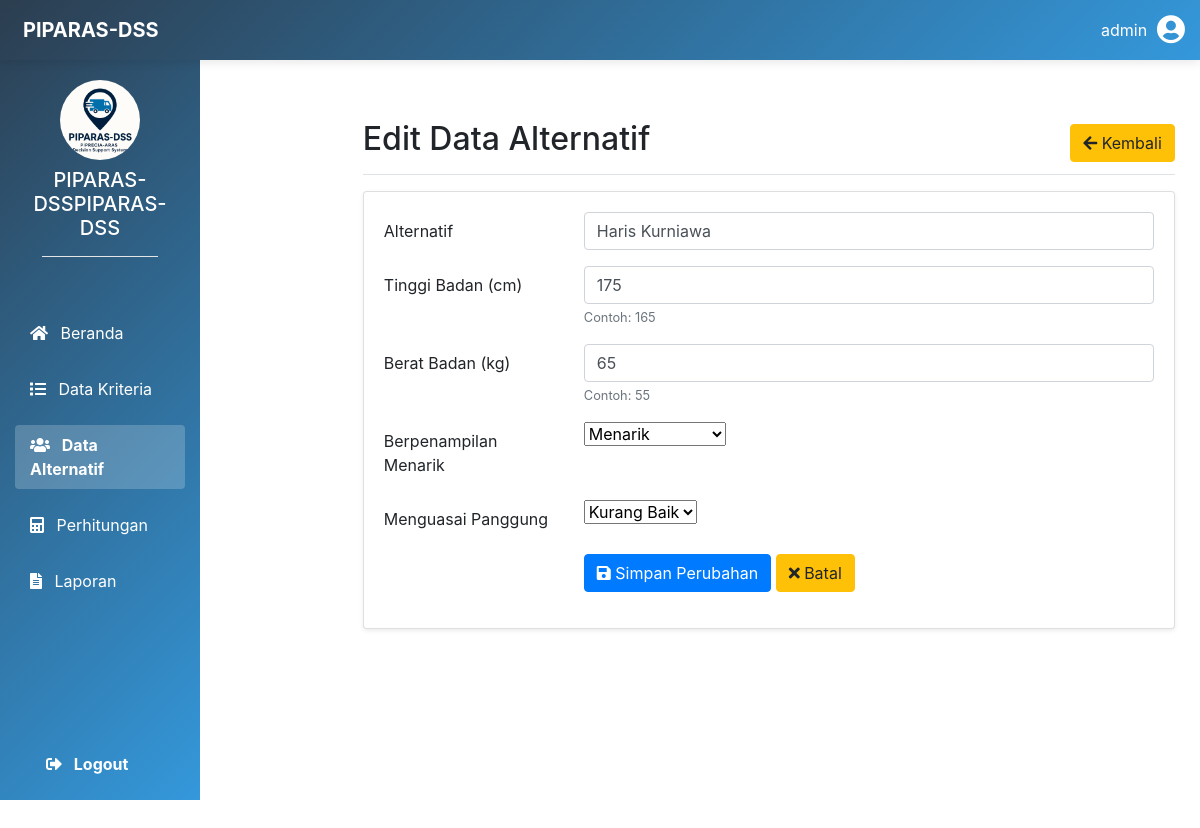
The page /crud/ubah/edit.php?id=1 (signed in) on the database as committed earlier.
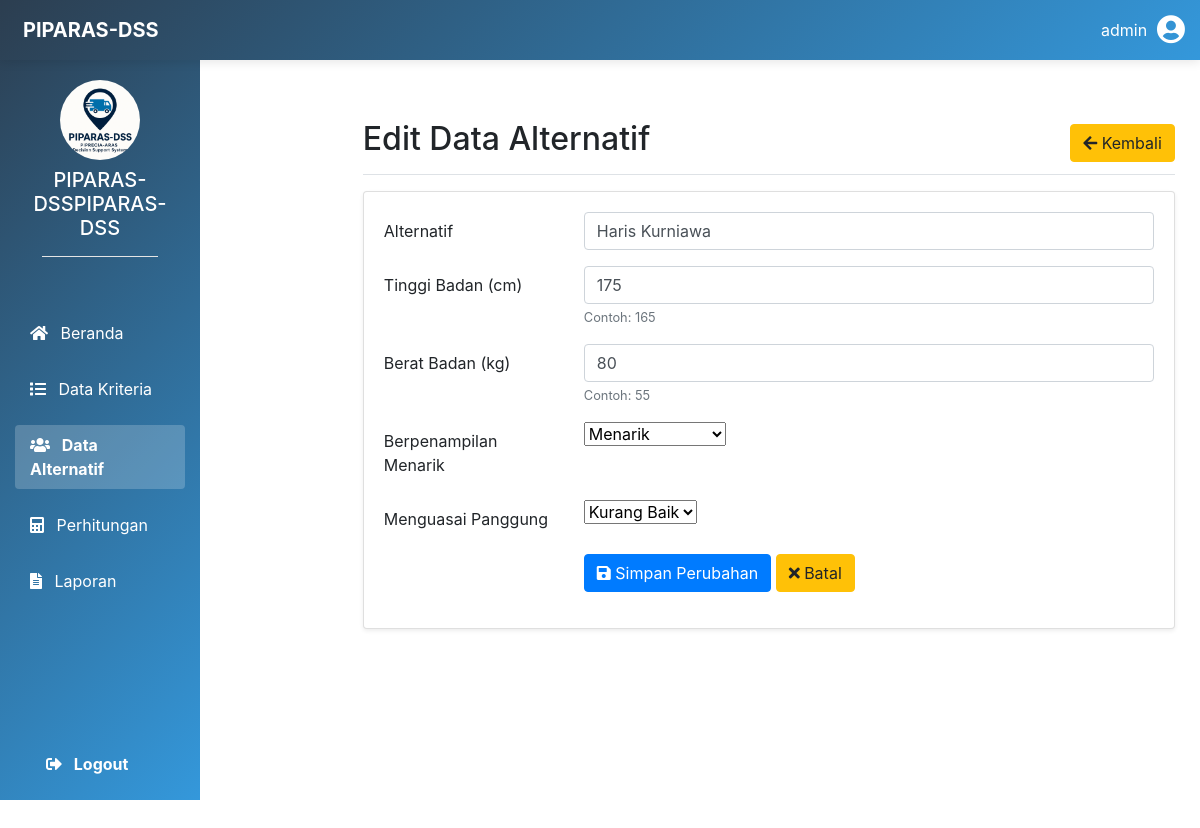
The same page on the database as committed later.
### tables this page shows
CREATE TABLE `data_primer` (
  `id` int(11) NOT NULL,
  `alternatif` varchar(50) NOT NULL,
  `tinggi_badan` int(10) NOT NULL,
  `berat_badan` int(5) NOT NULL,
  `berpenampilan_menarik` varchar(15) NOT NULL,
  `menguasai_panggung` varchar(15) NOT NULL
);

### crud/ubah/edit.php (the view, shortened to what this page needs)
<?php
if (isset($_SESSION['username'])) {
	include('../../koneksi/koneksi.php');
	include('../../includes/header.php');
?>
	<div class="container-fluid min-vh-100">
		<div class="row">
			<main class="col-md-9 ms-sm-auto col-lg-12 px-md-4 py-4">
				<div class="d-flex justify-content-between flex-wrap flex-md-nowrap align-items-center pt-3 pb-2 mb-3 border-bottom">
					<h1 class="h2">Edit Data Alternatif</h1>
					<div class="btn-toolbar mb-2 mb-md-0">
						<a href="../../crud/tampil/tampil.php" class="btn btn-warning">
							<i class="fas fa-arrow-left"></i> Kembali
						</a>
					</div>
				</div>
				<?php
				if (isset($_GET['id'])) {
					$id = $_GET['id'];
					$select = mysqli_query($koneksi, "SELECT * FROM data_primer WHERE id='$id'") or die(mysqli_error($koneksi));
					if (mysqli_num_rows($select) == 0) {
						echo '<div class="alert alert-warning">ID tidak ditemukan dalam database.</div>';
						exit();
					} else {
						$data = mysqli_fetch_assoc($select);
					}
				}
				?>
				<div class="card shadow-sm">
					<div class="card-body">
						<form action="edit.php?id=<?php echo $id; ?>" method="post">
							<div class="row mb-3">
								<label class="col-sm-3 col-form-label">Alternatif</label>
								<div class="col-sm-9">
									<input type="text" name="alternatif" class="form-control" value="<?php echo $data['alternatif']; ?>" required>
								</div>
							</div>
							<div class="row mb-3">
								<label class="col-sm-3 col-form-label">Tinggi Badan (cm)</label>
								<div class="col-sm-9">
									<input type="number" name="tinggi_badan" class="form-control" value="<?php echo $data['tinggi_badan']; ?>" required>
									<small class="text-muted">Contoh: 165</small>
								</div>
							</div>
							<div class="row mb-3">
								<label class="col-sm-3 col-form-label">Berat Badan (kg)</label>
								<div class="col-sm-9">
									<input type="number" name="berat_badan" class="form-control" value="<?php echo $data['berat_badan']; ?>" required>
									<small class="text-muted">Contoh: 55</small>
								</div>
							</div>
							<div class="row mb-3">
								<label class="col-sm-3 col-form-label">Berpenampilan Menarik</label>
								<div class="col-sm-9">
									<select name="berpenampilan_menarik" class="form-select" required>
										<option value="Menarik" <?= ($data['berpenampilan_menarik'] == 'Menarik') ? 'selected' : '' ?>>Menarik</option>
									</select>
								</div>
							</div>
							<div class="row mb-3">
								<label class="col-sm-3 col-form-label">Menguasai Panggung</label>
								<div class="col-sm-9">
									<select name="menguasai_panggung" class="form-select" required>
										<option value="Kurang Baik" <?= ($data['menguasai_panggung'] == 'Kurang Baik') ? 'selected' : '' ?>>Kurang Baik</option>
									</select>
								</div>
							</div>
							<div class="row mb-3">
								<div class="col-sm-9 offset-sm-3">
									<button type="submit" name="submit" class="btn btn-primary">
										<i class="fas fa-save"></i> Simpan Perubahan
									</button>
									<a href="../../crud/tampil/tampil.php" class="btn btn-warning">
										<i class="fas fa-times"></i> Batal
									</a>
								</div>
							</div>
						</form>
					</div>
				</div>
			</main>
		</div>
	</div>
<?php
	include('../../includes/footer.php');
} else {
	echo "<script>alert('Silahkan Login Terlebih Dahulu');document.location.href='../../login/index.php';</script>";
}
?>

### includes/header.php (shortened to what this page needs)
<!DOCTYPE html>
<html lang="en">
<head>
    <link rel="stylesheet" href="https://cdn.jsdelivr.net/npm/bootstrap@4.6.0/dist/css/bootstrap.min.css">
    <link rel="stylesheet" href="https://cdnjs.cloudflare.com/ajax/libs/font-awesome/5.15.4/css/all.min.css">
</head>
<body>
    <nav class="main-navbar navbar navbar-expand navbar-dark">
        <a class="navbar-brand ml-2" href="#">
            PIPARAS-DSS
        </a>
        <div class="ml-auto">
            <div class="dropdown">
                <div class="user-dropdown" id="userDropdown" data-toggle="dropdown" aria-haspopup="true" aria-expanded="false">
                    <span class="user-name"><?php echo $_SESSION['username']; ?></span>
                    <i class="fas fa-user-circle user-avatar"></i>
                </div>
            </div>
        </div>
    </nav>
    <div class="container-fluid">
        <div class="row">
            <?php include('sidebar.php'); ?>
            <main role="main" class="main-content col-9">
                <div class="w-full">

### includes/sidebar.php (shortened to what this page needs)
<?php
$currentFile = basename($_SERVER['PHP_SELF']);
$useBackPath = in_array($currentFile, ['tampil.php', 'tambah.php', 'edit.php', 'kriteria.php']) ? '../../' : '../';
?>
<div class="col-md-3 col-lg-2 d-md-block sidebar collapse" id="sidebar" style="background: linear-gradient(135deg, #2c3e50, #3498db);">
    <div class="position-sticky pt-3 h-100 d-flex flex-column">
        <div class="text-center mb-4 mt-md-5 pt-md-3 w-100 px-2">
            <img src="<?php echo $useBackPath; ?>img/logo.png" alt="Logo" width="80" class="rounded-circle img-fluid" style="max-width: 100px;">
            <h5 class="text-white mt-2 d-none d-md-block">PIPARAS-DSSPIPARAS-DSS</h5>
            <hr class="bg-white w-75 d-none d-md-block">
        </div>
        <ul class="nav flex-column flex-grow-1">
            <li class="nav-item mt-1 mt-md-3">
                <a class="nav-link text-white hover-effect" href="<?php echo $useBackPath; ?>index.php">
                    <i class="fas fa-home mr-2"></i> <span class="d-none d-md-inline">Beranda</span>
                </a>
            </li>
            <li class="nav-item mt-1 mt-md-3">
                <a class="nav-link text-white hover-effect" href="<?php echo $useBackPath; ?>crud/kriteria/kriteria.php">
                    <i class="fas fa-list mr-2"></i> <span class="d-none d-md-inline">Data Kriteria</span>
                </a>
            </li>
            <li class="nav-item mt-1 mt-md-3">
                <a class="nav-link text-white hover-effect" href="<?php echo $useBackPath; ?>crud/tampil/tampil.php">
                    <i class="fas fa-users mr-2"></i> <span class="d-none d-md-inline">Data Alternatif</span>
                </a>
            </li>
            <li class="nav-item mt-1 mt-md-3">
                <a class="nav-link text-white hover-effect" href="<?php echo $useBackPath; ?>hitung/hitung.php">
                    <i class="fas fa-calculator mr-2"></i> <span class="d-none d-md-inline">Perhitungan</span>
                </a>
            </li>
            <li class="nav-item mt-1 mt-md-3">
                <a class="nav-link text-white hover-effect" href="<?php echo $useBackPath; ?>laporan/laporan.php">
                    <i class="fas fa-file-alt mr-2"></i> <span class="d-none d-md-inline">Laporan</span>
                </a>
            </li>
        </ul>
        <div class="mt-auto">
            <div class="w-100 px-3 pb-3 d-none d-md-block">
                <a class="nav-link text-white font-weight-bold hover-effect" href="<?php echo $useBackPath; ?>logout/logout.php">
                    <i class="fas fa-sign-out-alt mr-2"></i> Logout
                </a>
            </div>
        </div>
    </div>
</div>

### includes/footer.php (shortened to what this page needs)
</div>
</main>
</div>
</div>
</body>
</html>

### includes/header.php (style rules this page uses)
body { overflow-x: hidden; }
.main-navbar { background: linear-gradient(135deg, #2c3e50, #3498db); box-shadow: 0 2px 10px rgba(0, 0, 0, 0.1); height: 60px; position: fixed; top: 0; right: 0; left: 0; z-index: 1030; padding: 0 15px; }
.navbar-brand { font-weight: 700; color: white !important; display: flex; align-items: center; }
.user-dropdown { cursor: pointer; transition: all 0.3s; display: flex; align-items: center; }
.user-name { margin-right: 10px; color: white; }
.user-avatar { font-size: 1.8rem; color: white; }
.main-content { margin-top: 60px; margin-left: 250px; padding: 20px; transition: all 0.3s; }

### includes/sidebar.php (style rules this page uses)
.sidebar { position: fixed; height: 100vh; overflow-y: auto; transition: all 0.3s ease; z-index: 1000; }
.hover-effect { transition: all 0.2s ease; border-radius: 4px; padding: 8px 15px; }
.nav-link.active { background-color: rgba(255, 255, 255, 0.2); font-weight: bold; }
main { margin-left: 8%; }

Rows that differ between the two databases and show on the page:
changed data_primer "Haris Kurniawa": berat_badan "65" → "80"
